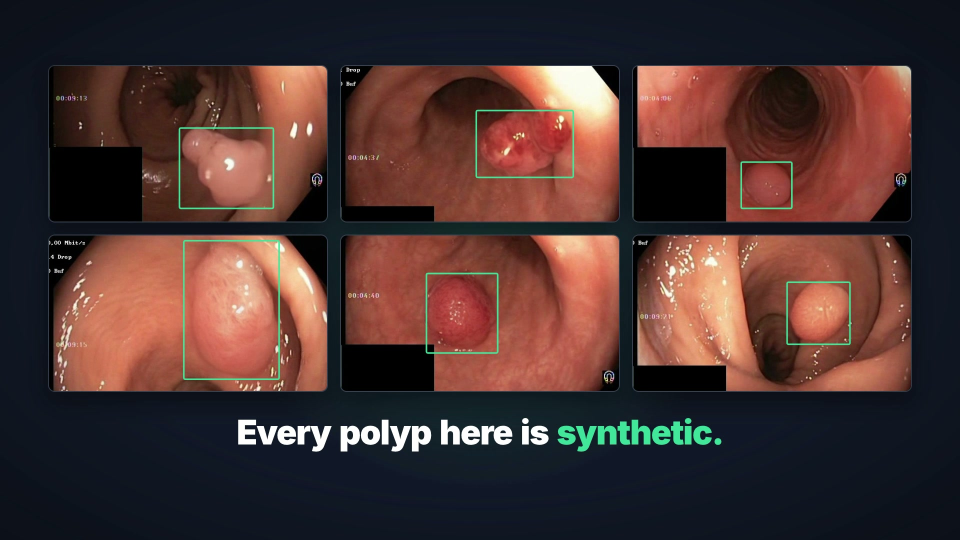
#> input picture brag-output-2026-11-04-220503/brag.jpg, 1920 x 1080 px, given in place of cyclegan_result.png, which was not available (shown at 1/2 size); the run also reads 1 picture not shown here
$ python prep_assets.py
#> lines starting #> are read from the running program, lines starting #| are printed output that depends on the picture
"""Prepare image assets for the brag composition (run with the tfg-gen venv).

Reads the real thesis figure and the generated showcase frames; writes web-sized
crops + a JSON with box/mask geometry into composition/assets/img/.
"""
import json
import sys
from pathlib import Path

import cv2
import numpy as np
from PIL import Image

ROOT = Path(__file__).resolve().parents[1]  # repository root (this script lives one level below it)
SHOW = ROOT / "code/out/polyp_synth/synth_v1_showcase"
OUT = Path(__file__).resolve().parent / "composition/assets/img"
OUT.mkdir(parents=True, exist_ok=True)

# ---------- 1. thesis figure panels (real_A rectangle mask, fake_B stripes) ----------
fig = Image.open(ROOT.parent / "TFG_DOC/png/cyclegan_result.png").convert("RGB")
#> fig is the input picture: PIL image 1920x1080 RGB; mean R, G, B 75.2, 51.8, 49.2
arr = np.asarray(fig).astype(int)
H, W, _ = arr.shape
#> H = 1080; W = 1920
lum = arr.mean(axis=2)
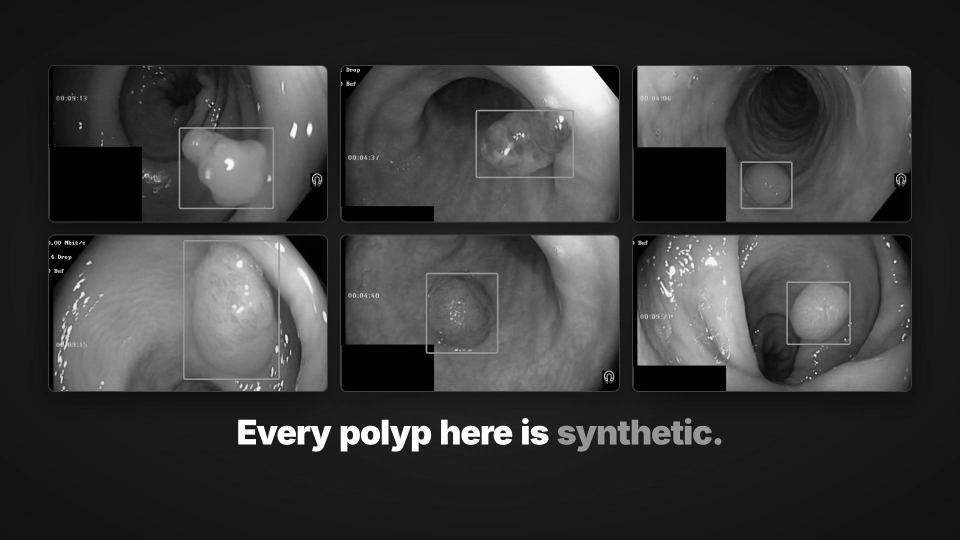
#> lum: shape (1080, 1920) float64 (shown at 1/2 size); min 0, max 255, mean 58.7
row = lum[H // 2]  # through the middle of the panels
#> row = 1920 values, max 247 at index 1343, min 0 at index 122, mean 101.1
runs, start = [], None
for x in range(W):
    dark = row[x] < 235
    if dark and start is None:
        start = x
    if not dark and start is not None:
        if x - start > 150:
            runs.append((start, x))
        start = None
#> this loop made 1920 passes
#> dark on passes 1 to 12: True, True, True, True, True, True, True, True, True, True, True, True
#> after the loop, runs = [(125, 597), (604, 1341)]; start = 1363
print("panel runs (x):", runs[:6], "fig", (W, H))
#| panel runs (x): [(125, 597), (604, 1341)] fig (1920, 1080)
col = lum[:, (runs[0][0] + runs[0][1]) // 2]
#> col = 1080 values, max 157 at index 417, min 10.67 at index 208, mean 55.9
dark = col < 235
best, s0 = (0, 0), None
for y in range(len(dark) + 1):
    d_ = dark[y] if y < len(dark) else False
    if d_ and s0 is None:
        s0 = y
    if not d_ and s0 is not None:
        if y - s0 > best[1] - best[0]:
            best = (s0, y)
        s0 = None
#> this loop made 1081 passes
#> d_ on pass 1: True
#> (d_, best) on pass 1081: (False, (0, 1080))
y0, y1 = best
#> y0 = 0; y1 = 1080
print("panel y:", y0, y1)
#| panel y: 0 1080
for name, (a, b) in zip(["thesis-rect", "thesis-stripes"], runs[:2]):
    crop = fig.crop((a, y0, b, y1))
    side = min(crop.size)
    crop = crop.crop((0, 0, side, side)).resize((680, 680), Image.LANCZOS)
    crop.save(OUT / f"{name}.jpg", quality=92)
    print("wrote", name, crop.size)
#> this loop made 2 passes
#> (name, a, b, side) on passes 1 to 2: ('thesis-rect', 125, 597, 472), ('thesis-stripes', 604, 1341, 737)
#| wrote thesis-rect (680, 680)
#| wrote thesis-stripes (680, 680)
#> pass 1, `crop = fig.crop((a, y0, b, y1))`:
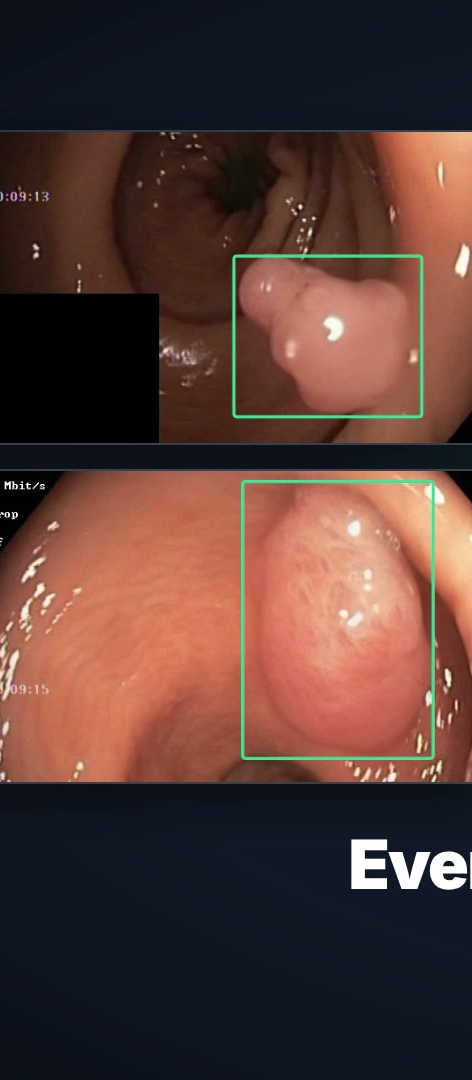
#> crop: PIL image 472x1080 RGB; mean R, G, B 86.2, 59, 53.5
#> pass 1, `crop = crop.crop((0, 0, side, side)).resize((680, 680), Image.LANCZOS)`:
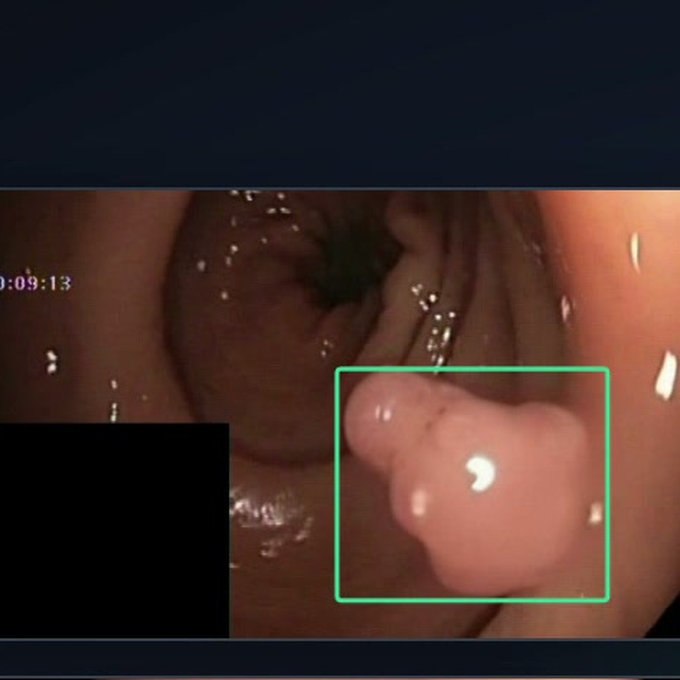
#> crop: PIL image 680x680 RGB; mean R, G, B 63.9, 44.2, 39.6
#> pass 2, `crop = fig.crop((a, y0, b, y1))`:
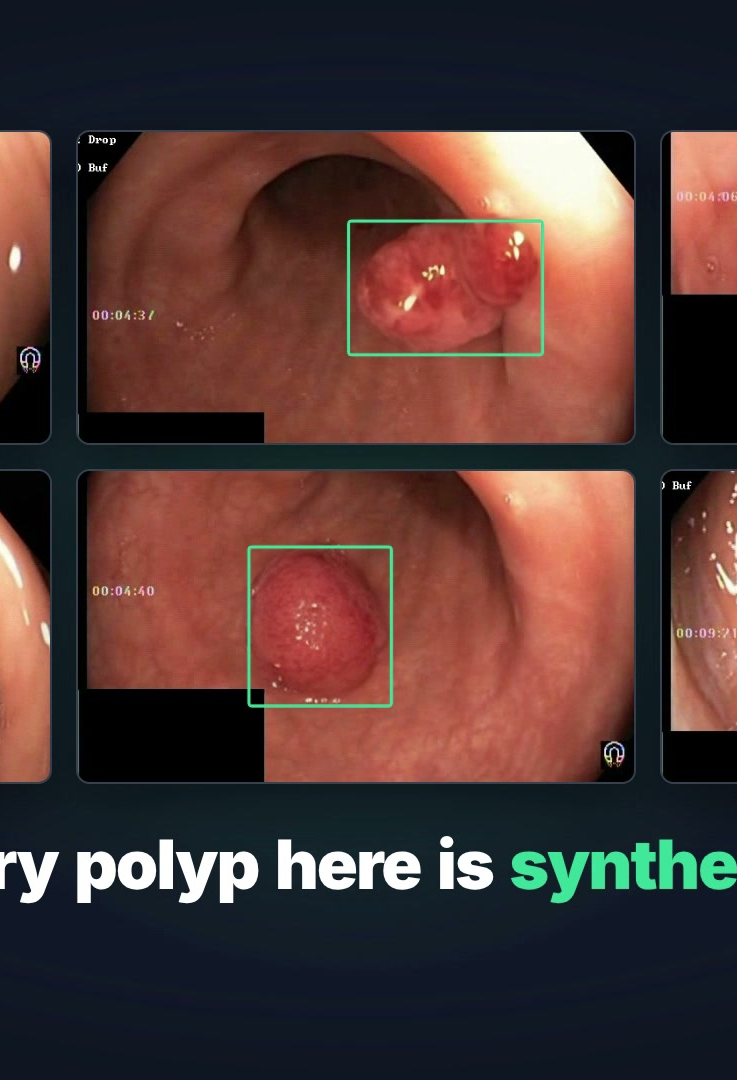
#> crop: PIL image 737x1080 RGB; mean R, G, B 81.9, 56.7, 53.6
#> pass 2, `crop = crop.crop((0, 0, side, side)).resize((680, 680), Image.LANCZOS)`:
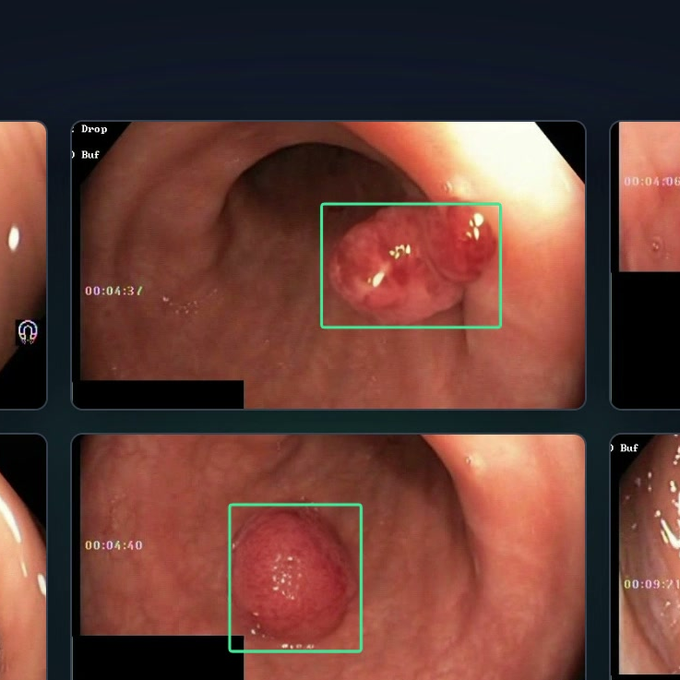
#> crop: PIL image 680x680 RGB; mean R, G, B 101.6, 61.9, 54.5

# ---------- 2. hero frame ----------
HERO = "00296"
#> (the run stopped early here; a loop or call above may not have finished)
